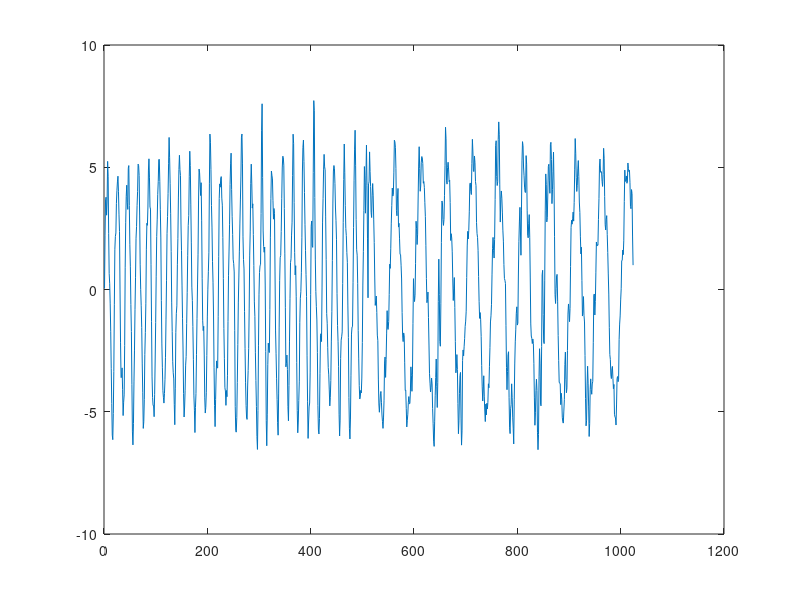

The MATLAB script that drew this image: (Note: this script raises an error after producing the figure.)
%wavelet-transformation of the signal
% program is written 27.01.2009 by L.V. Zotov
clear;

N_signal=1024;
% generating two-sin signal
for (k=1:1:N_signal)
    if k<(N_signal/2)
      garm(k)=5*sin(2*pi/20*(k-1));
    else
      garm(k)=5*sin(2*pi/50*(k-1));
    end;
end;

plot(garm);

% ARMA process generating
ar(1)=0.5*randn(1);
ar(2)=-0.2*ar(1)+0.5*randn(1);

for (i=3:1:N_signal)
    ar(i)=0.9*ar(i-1)-0.7*ar(i-2)+0.5*randn(1);
end;

plot(ar);

%making a sum
signal=garm+ar;

plot(signal);


cd C:\work\course\filtr\eng\Lab4;

savefile = 'signal.mat';
save(savefile,'signal');

%------------------------------------------------
a_max=128;

c = cwt(signal,[1:a_max],'morl','plot');

clf;

%3d-plot
[A,B] = meshgrid([1:100],[1:a_max]);
for(i=1:1:a_max)
  %morl
    scale_ampl=sqrt(2*pi);
  %mexh
  %  scale_ampl=sqrt(2*pi)*i;
 for(j=1:1:100)
   Z(i,j)=c(i,j*10)/scale_ampl;
 end;
end;

%morl
scale_period=2*pi/5;
%mexh
%scale_period=pi*sqrt(2);




surface(B*scale_period,A,abs(Z))